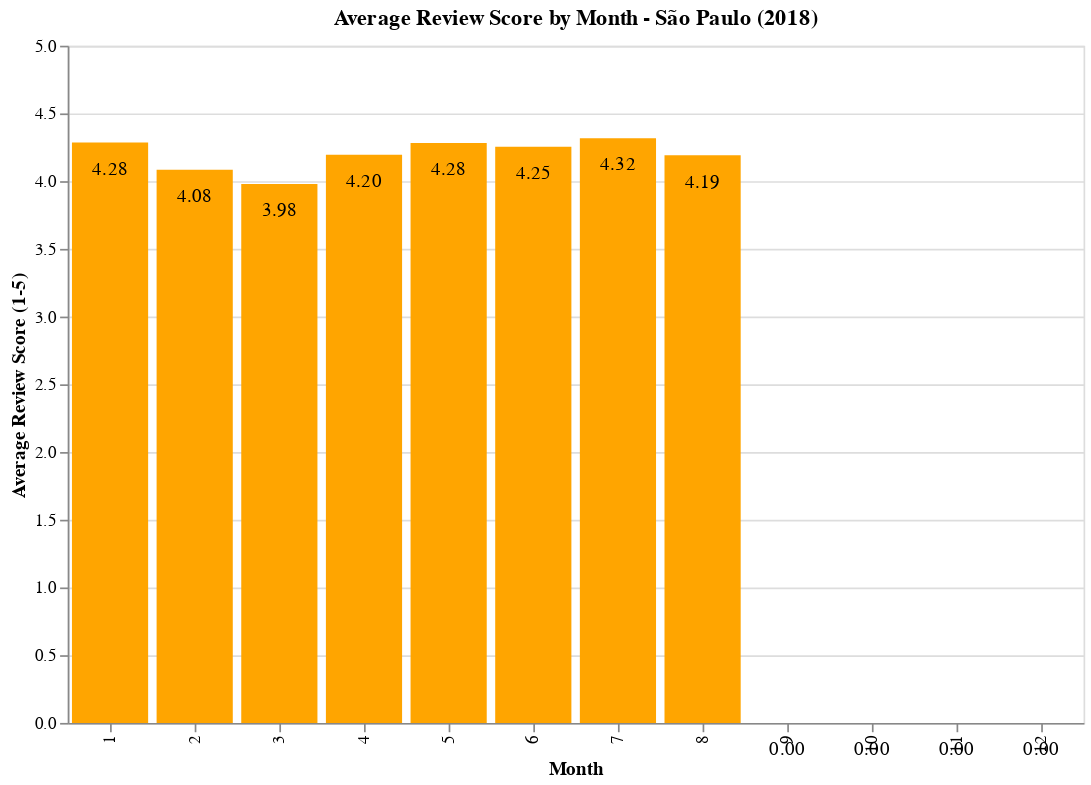

Here is the notebook cell this chart was saved with:
### Code cell
review_chart_with_text = avg_review_chart + review_text
review_chart_with_text.display()

### Figure 1 — Vega-Lite specification as saved in the notebook (floating-point values rounded to 4 significant figures)
{"config": {"view": {"continuousWidth": 300, "continuousHeight": 300}}, "layer": [{"mark": {"type": "bar", "color": "orange"}, "encoding": {"tooltip": [{"field": "month", "type": "quantitative"}, {"field": "avg_score", "type": "quantitative"}], "x": {"field": "month", "sort": ["Jan", "Feb", "Mar", "Apr", "May", "Jun", "Jul", "Aug", "Sep", "Oct", "Nov", "Dec"], "title": "Month", "type": "nominal"}, "y": {"field": "avg_score", "scale": {"domain": [0, 5]}, "title": "Average Review Score (1-5)", "type": "quantitative"}}, "title": "Average Review Score by Month - São Paulo (2018)"}, {"mark": {"type": "text", "align": "center", "baseline": "top", "dy": 10}, "encoding": {"text": {"field": "avg_score", "format": ".2f", "type": "quantitative"}, "tooltip": [{"field": "month", "type": "quantitative"}, {"field": "avg_score", "type": "quantitative"}], "x": {"field": "month", "sort": ["Jan", "Feb", "Mar", "Apr", "May", "Jun", "Jul", "Aug", "Sep", "Oct", "Nov", "Dec"], "title": "Month", "type": "nominal"}, "y": {"field": "avg_score", "scale": {"domain": [0, 5]}, "title": "Average Review Score (1-5)", "type": "quantitative"}}, "title": "Average Review Score by Month - São Paulo (2018)"}], "data": {"name": "data-20acad8393104440a9a0585cfab40116"}, "height": 400, "width": 600, "$schema": "https://vega.github.io/schema/vega-lite/v5.20.1.json", "datasets": {"data-20acad8393104440a9a0585cfab40116": [{"month": 1, "month_name_x": "Jan", "avg_score": 4.285, "review_count": 1950.0, "month_name_y": "Jan"}, {"month": 2, "month_name_x": "Feb", "avg_score": 4.084, "review_count": 2620.0, "month_name_y": "Feb"}, {"month": 3, "month_name_x": "Mar", "avg_score": 3.979, "review_count": 3271.0, "month_name_y": "Mar"}, {"month": 4, "month_name_x": "Apr", "avg_score": 4.196, "review_count": 3112.0, "month_name_y": "Apr"}, {"month": 5, "month_name_x": "May", "avg_score": 4.282, "review_count": 3238.0, "month_name_y": "May"}, {"month": 6, "month_name_x": "Jun", "avg_score": 4.254, "review_count": 3060.0, "month_name_y": "Jun"}, {"month": 7, "month_name_x": "Jul", "avg_score": 4.317, "review_count": 2416.0, "month_name_y": "Jul"}, {"month": 8, "month_name_x": "Aug", "avg_score": 4.191, "review_count": 4162.0, "month_name_y": "Aug"}, {"month": 9, "month_name_x": "Sep", "avg_score": 0.0, "review_count": 0.0, "month_name_y": 0}, {"month": 10, "month_name_x": "Oct", "avg_score": 0.0, "review_count": 0.0, "month_name_y": 0}, {"month": 11, "month_name_x": "Nov", "avg_score": 0.0, "review_count": 0.0, "month_name_y": 0}, {"month": 12, "month_name_x": "Dec", "avg_score": 0.0, "review_count": 0.0, "month_name_y": 0}]}}
